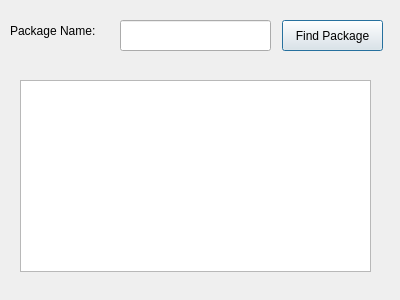
<?xml version="1.0" encoding="UTF-8"?>
<ui version="4.0">
 <class>FindPackage</class>
 <widget class="QDialog" name="FindPackage">
  <property name="geometry">
   <rect>
    <x>0</x>
    <y>0</y>
    <width>400</width>
    <height>300</height>
   </rect>
  </property>
  <property name="maximumSize">
   <size>
    <width>400</width>
    <height>300</height>
   </size>
  </property>
  <property name="windowTitle">
   <string>Find Package</string>
  </property>
  <widget class="QLabel" name="label">
   <property name="geometry">
    <rect>
     <x>10</x>
     <y>20</y>
     <width>111</width>
     <height>21</height>
    </rect>
   </property>
   <property name="text">
    <string>Package Name:</string>
   </property>
  </widget>
  <widget class="QLineEdit" name="txtPackageName">
   <property name="geometry">
    <rect>
     <x>120</x>
     <y>20</y>
     <width>151</width>
     <height>31</height>
    </rect>
   </property>
  </widget>
  <widget class="QPushButton" name="btnFindPackage">
   <property name="geometry">
    <rect>
     <x>282</x>
     <y>20</y>
     <width>101</width>
     <height>31</height>
    </rect>
   </property>
   <property name="text">
    <string>Find Package</string>
   </property>
  </widget>
  <widget class="QTableView" name="tableViewPackage">
   <property name="geometry">
    <rect>
     <x>20</x>
     <y>80</y>
     <width>351</width>
     <height>192</height>
    </rect>
   </property>
  </widget>
 </widget>
 <resources/>
 <connections/>
</ui>
